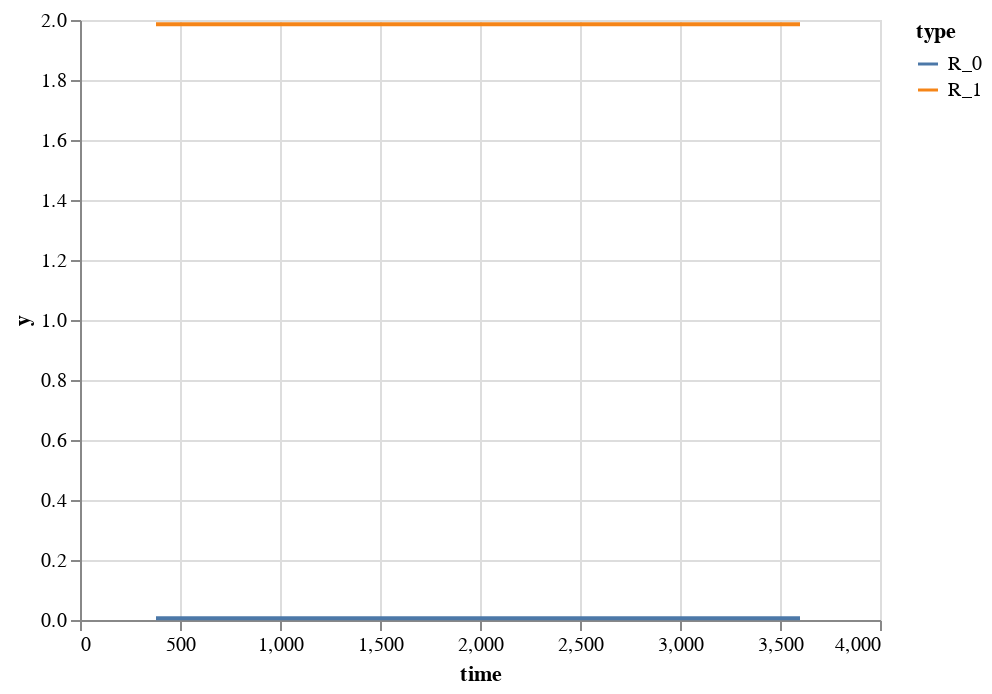

Notebook cell for this chart:
### Code cell
df = pd.concat([
    pd.DataFrame({'y': Rs_1, 'time': time, 'type': 'R_0'}),
    pd.DataFrame({'y': Rs_2, 'time': time, 'type': 'R_1'}),
])

alt.Chart(df).mark_line().encode(
    x='time:Q',
    y='y:Q',
    color='type:N'
)

### Figure 1 — Vega-Lite specification as saved in the notebook (floating-point values rounded to 4 significant figures; data arrays with more than 128 entries replaced by an {"elided": "..."} marker saying what was removed)
{"config": {"view": {"continuousWidth": 400, "continuousHeight": 300}}, "data": {"name": "data-a7f1873e7bbe8dee069b9b215b3e9cfe"}, "mark": "line", "encoding": {"color": {"type": "nominal", "field": "type"}, "x": {"type": "quantitative", "field": "time"}, "y": {"type": "quantitative", "field": "y"}}, "$schema": "https://vega.github.io/schema/vega-lite/v4.8.1.json", "datasets": {"data-a7f1873e7bbe8dee069b9b215b3e9cfe": {"elided": "646 records"}}}
